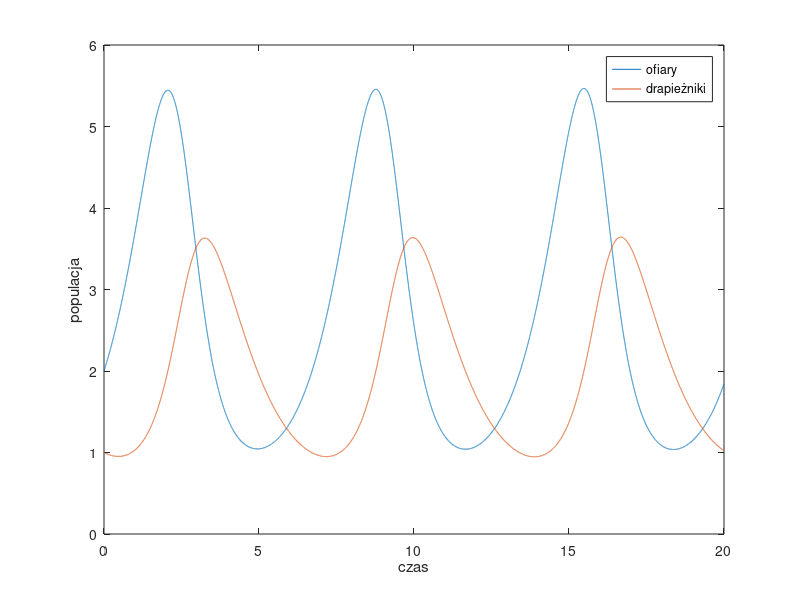

The MATLAB script that drew this image:
clear;
clc;
clf;

% dane parametry 
a = 1.2;    % częstość narodzin ofiar
b = .6;     % częstość umierania ofiar
c = .3;     % częstość narodzin drapieżników
d = .8;     % częstość umierania drapieżników

% funkcje obliczające ilość ofiar i drapieżników
fX = @(t,X,Y) a*X-b*X*Y;    % ofiary
fY = @(t,X,Y) c*X*Y-d*Y;    % drapieżniki

% dane do pętli
step = .001;
tend = 20;
n = ceil(tend/step);

% uprzednio stworzone listy, 
% bo jak rośnie w loopie to wyskakuje żółty wykrzyknik
X = zeros(tend/step, 1);
Y = zeros(tend/step, 1);
t = zeros(tend/step, 1);

% początkowe dane liczebności grup
X(1) = 2.0;     % początkowa liczba ofiar
Y(1) = 1.0;     % początkowa liczba drapieżników
t(1) = 0;

% pętla
for i = 1:n

    % zmiana czasu o skok
    t(i+1) = t(i) + step;
    % a(t+1) = a(t) + da/dt * dt, gdzie a należy do {x, y}
    kX = fX(t(i), X(i), Y(i));
    kY = fY(t(i), X(i), Y(i));
    % wyniki dla kolejnych skoków
    X(i+1) = X(i) + step * kX;
    Y(i+1) = Y(i) + step * kY;

end

% tworzenie wykresu
figure(1);
plot(t, X);
hold on
xlim([0, tend]);
plot(t,Y);
xlabel('czas')
ylabel('populacja')
legend('ofiary', 'drapieżniki')